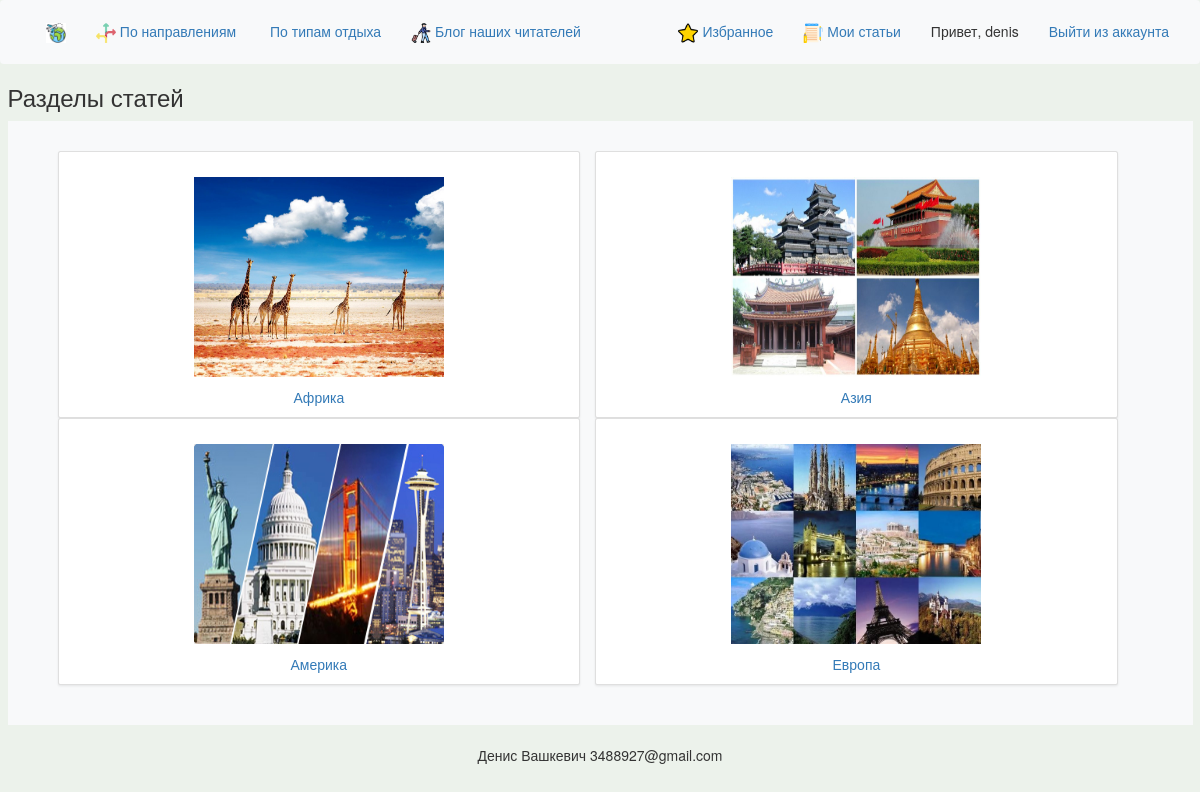
Page /blog/blogtopics/ (signed in) on the committed database.
### blog/models.py (models this page shows)
class Blogtopic(models.Model):
    blogtext = models.CharField(max_length=200)
    blogdate_added = models.DateTimeField(auto_now_add=True)
    blogtopicimage = models.ImageField(upload_to='images', default='images/defaultimage.png', blank=True, null=True)
    def __str__(self):
        return self.blogtext

### blog/views.py (the view)
# urls.py: url(r'^blogtopics/(?P<blogtopic_id>\d+)/$', views.blogtopic, name='blogtopic'),
@login_required
def blogtopics(request):
    blogtopics = Blogtopic.objects.order_by('blogdate_added')
    context = {'blogtopics': blogtopics}
    return render(request, 'blog/blogtopics.html', context)

### blog/templates/blog/blogtopics.html (shortened to what this page needs)
{% extends "learning_logs/base.html" %}
{%load static%}
{% block header %}
<h3> Разделы статей </h3>
{% endblock header %}
{% block content%}
<div class="album py-5 bg-light">
    <div class="container">
        <ul>
            <div class="row row-cols-1 row-cols-sm-2">
                {% for blogtopic in blogtopics %}
                <div class="col" style='width:48%'>
                    <div class="card shadow-sm">
                        <svg class="bd-placeholder-img card-img-top" width="100%"
                             height="25" xmlns="http://www.w3.org/2000/svg" role="img"
                             aria-label="  width='80px' alt='' class='round'>"
                             preserveAspectRatio="xMidYMid slice" focusable="false">
                            <center><a href="{% url 'blog:blogtopic' blogtopic.id %}">
                                <img src="{{blogtopic.blogtopicimage.url}}" height='200px' width='250px'></a>
                            </center>
                        </svg>
                        <div class="card-body">
                            <center><p class="card-text"><a href="{% url 'blog:blogtopic' blogtopic.id %}">
                                {{ blogtopic }} </a></p></center>
                        </div>
                    </div>
                </div>
                {% empty %}
                Упс, пока ещё нету ни одного раздела.
                {% endfor %}
            </div>
        </ul>
    </div>
</div>
{% endblock content%}

### learning_logs/templates/learning_logs/base.html (shortened to what this page needs)
{% load bootstrap3 %}
{% load static %}
<!DOCTYPE html>
<html lang="en">
<head>
    <link href="{% static 'vendor/bootstrap/css/bootstrap.min.css' %}" rel="stylesheet">
    {% bootstrap_css %}
</head>
<body style="background-color:rgb(236, 242, 235);">
<nav class="navbar navbar-expand-lg navbar-light bg-light">
    <div class="container-fluid">
        <div class="collapse navbar-collapse" id="navbarSupportedContent">
            <ul class="nav navbar-nav navbar-left">
                <li><a href="{% url 'index' %}"> <img src="{% static 'images/icons/planetitle.png'%}" alt=""
                                                                       height="20"></a></li>
                <li><a href="{% url 'topics' %}"><img src="{% static 'images/icons/destination.png'%}" alt=""
                                                                       height="20">  По направлениям</a></li>
                <li><a href="{% url 'types' %}"><img src="{% static 'images/icons/beach.png'%}" alt=""
                                                                       height="20">  По типам отдыха</a></li>
                <li><a href="{% url 'blog:blog' %}"><img src="{% static 'images/icons/tourist.png'%}" alt=""
                                                                       height="20">  Блог наших читателей</a></li>
            </ul>
            <ul class="nav navbar-nav navbar-right">
                <li><a href="{% url 'favourites' %}"><img src="{% static 'images/icons/favourites.png'%}" alt=""
                                                                       height="20">  Избранное</a></li>
                {% if user.is_authenticated %}
                <li><a href="{% url 'blog:myentries' user.id %}"><img src="{% static 'images/icons/myentries.png'%}" alt=""
                    height="20">  Мои статьи</a></li>
                <li><a>Привет, {{ user.username }}</a></li>
                <li><a href="{% url 'users:logout' %}">Выйти из аккаунта</a></li>
                {% else %}
                <li><a href="{% url 'users:register' %}">Зарегистрироваться</a></li>
                <li><a href="{% url 'users:login' %}">Войти в аккаунт</a></li>
                {% endif %}
            </ul>
        </div>
    </div>
</nav>
<div class="container-xxl">
    <div>
        {% block header %}{% endblock header %}
    </div>
    <div>
        {% block content %}{% endblock content %}
    </div>
</div>
</body>
<br>
<center>Денис Вашкевич 3488927@gmail.com</center>
<br>
</html>

### rows in the picture
Blogtopic: blogtopicimage (picture), blogtext "Африка"
Blogtopic: blogtopicimage (picture), blogtext "Азия"
Blogtopic: blogtopicimage (picture), blogtext "Америка"
Blogtopic: blogtopicimage (picture), blogtext "Европа"

### other values in the picture
{{ user.username }} "denis"
